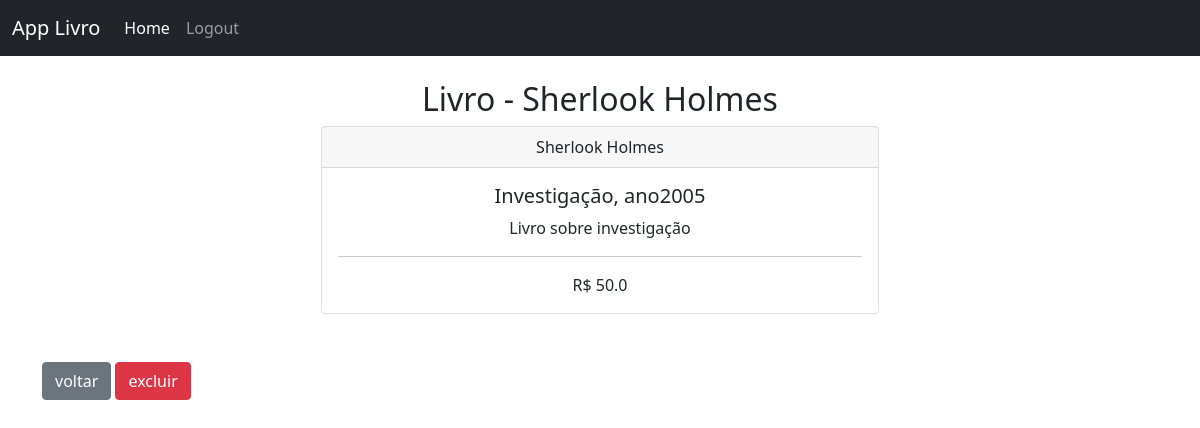
Screenshot of /book/3/ (signed in) with the database file from the repository.
### livraria/models.py (models this page shows, shortened)
class Book(models.Model):
    created_at = models.DateTimeField(auto_now_add=True)
    title= models.CharField(max_length=50)
    description = models.CharField(max_length=200)
    year = models.IntegerField()
    genre = models.CharField(max_length=30)
    value = models.FloatField()

### livraria/views.py (the view)
# urls.py: path('book/<int:id>/', book_detail, name='book'),
def book_detail(request, id):
    if request.user.is_authenticated:
        book = Book.objects.get(id=id)
        return render(request, 'book.html', {'book': book})
    else:
        messages.error(request, 'você precisa está logado')
        return redirect('home')

### livraria/templates/book.html
{% extends 'base.html' %}
{% block content %}
    <h2 class="text-center">Livro - {{book.title}}</h2
    <hr>
    <div class="col-md-6 offset-md-3">
        <div class="card">
            <div class="card-header text-center">
                {{book.title}}
            </div>
            <div class="card-body text-center">
                <h5 class="card-title">{{book.genre}}, ano{{book.year}}</h5>
                <p>{{book.description}}</p>
                <hr>
        <span>R$ {{book.value}}</span>
        </div>
        </div>
    </div>
    <br><br>
        <a href="{% url 'home' %}" class="btn btn-secondary">voltar</a>
        <a href="{% url 'delete_book' book.id %}" class="btn btn-danger">excluir</a>
    </div>
{% endblock %}

### rows the page displays
Book: title "Sherlook Holmes", genre "Investigação", year "2005", description "Livro sobre investigação", value "50.0"
